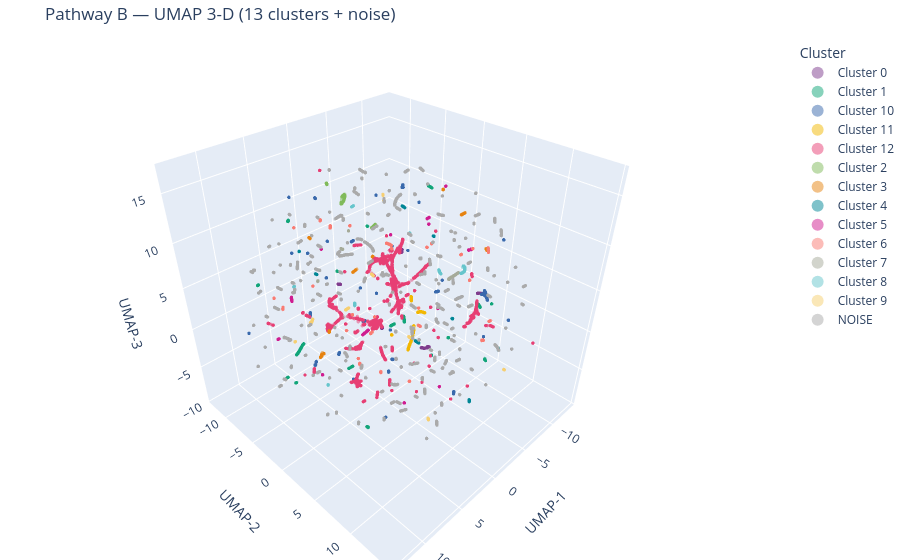
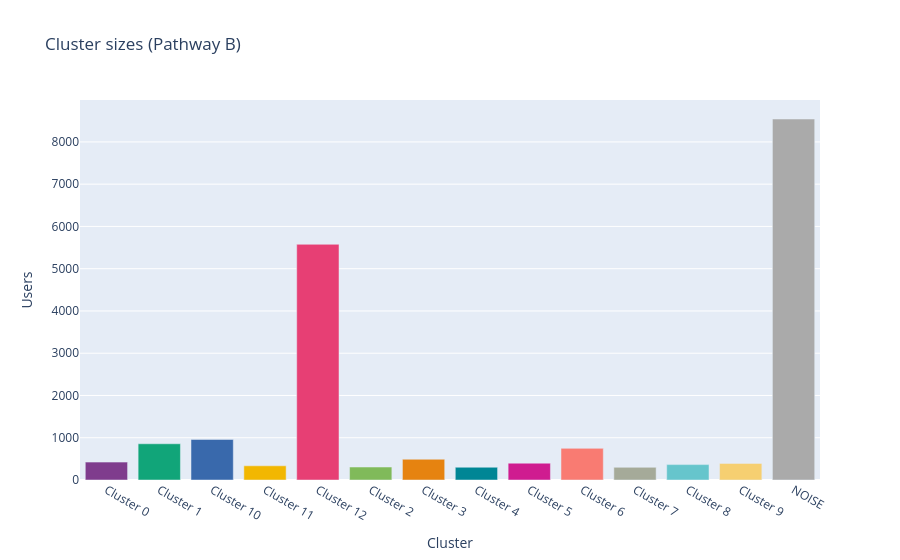

Notebook code for these charts, in order:
### Code cell
# 3-D UMAP visualisation of Pathway B clusters.
# Reduces the 15-D clustering embedding to 3 dimensions for scatter plotting.
import umap, numpy as np, pandas as pd
import plotly.express as px

print("Running 3-D UMAP for visualisation ...")
reducer_viz3 = umap.UMAP(
    n_neighbors=UMAP_N_NEIGHBORS,
    min_dist=0.1,
    n_components=3,
    metric=UMAP_METRIC,
    random_state=UMAP_RANDOM_STATE,
    low_memory=True,
    verbose=False,
)
X_umap3 = reducer_viz3.fit_transform(X_umap_cluster)

viz_df = pd.DataFrame({
    "x": X_umap3[:, 0],
    "y": X_umap3[:, 1],
    "z": X_umap3[:, 2],
    "cluster": pb_labels.astype(str),
    "is_noise": pb_labels == -1,
})
# Label noise distinctly so it stands out in the legend.
viz_df["cluster_label"] = viz_df["cluster"].apply(
    lambda c: "NOISE" if c == "-1" else f"Cluster {c}"
)

# Colour map: noise is grey, real clusters get distinct colours.
unique_labels = sorted(viz_df["cluster_label"].unique(), key=lambda x: (x == "NOISE", x))
color_map = {}
palette = px.colors.qualitative.Bold + px.colors.qualitative.Pastel
ci = 0
for lbl in unique_labels:
    if lbl == "NOISE":
        color_map[lbl] = "#aaaaaa"
    else:
        color_map[lbl] = palette[ci % len(palette)]
        ci += 1

fig = px.scatter_3d(
    viz_df, x="x", y="y", z="z",
    color="cluster_label",
    color_discrete_map=color_map,
    opacity=0.5,
    size_max=3,
    title=f"Pathway B — UMAP 3-D ({pb_k} clusters + noise)",
    labels={"x": "UMAP-1", "y": "UMAP-2", "z": "UMAP-3", "cluster_label": "Cluster"},
    category_orders={"cluster_label": unique_labels},
)
fig.update_traces(marker=dict(size=2))
fig.update_layout(legend=dict(itemsizing="constant"), margin=dict(l=0, r=0, t=40, b=0))
fig.show()

# Cluster size bar chart.
size_df = (
    viz_df.groupby("cluster_label", observed=True)
    .size().reset_index(name="n_users")
    .sort_values("n_users", ascending=False)
)
fig2 = px.bar(
    size_df, x="cluster_label", y="n_users",
    color="cluster_label",
    color_discrete_map=color_map,
    title="Cluster sizes (Pathway B)",
    labels={"cluster_label": "Cluster", "n_users": "Users"},
    category_orders={"cluster_label": unique_labels},
)
fig2.update_layout(showlegend=False)
fig2.show()

### Figure 1 — Plotly figure (JSON) as saved in the notebook; plotly's stock layout.template omitted (floating-point values rounded to 4 significant figures; data arrays with more than 128 entries replaced by an {"elided": "..."} marker saying what was removed)
{"data": [{"hovertemplate": "Cluster=Cluster 0<br>UMAP-1=%{x}<br>UMAP-2=%{y}<br>UMAP-3=%{z}<extra></extra>", "legendgroup": "Cluster 0", "marker": {"color": "rgb(127, 60, 141)", "opacity": 0.5, "size": 2, "symbol": "circle"}, "mode": "markers", "name": "Cluster 0", "scene": "scene", "showlegend": true, "type": "scatter3d", "x": {"elided": "423 float values"}, "y": {"elided": "423 float values"}, "z": {"elided": "423 float values"}}, {"hovertemplate": "Cluster=Cluster 1<br>UMAP-1=%{x}<br>UMAP-2=%{y}<br>UMAP-3=%{z}<extra></extra>", "legendgroup": "Cluster 1", "marker": {"color": "rgb(17, 165, 121)", "opacity": 0.5, "size": 2, "symbol": "circle"}, "mode": "markers", "name": "Cluster 1", "scene": "scene", "showlegend": true, "type": "scatter3d", "x": {"elided": "857 float values"}, "y": {"elided": "857 float values"}, "z": {"elided": "857 float values"}}, {"hovertemplate": "Cluster=Cluster 10<br>UMAP-1=%{x}<br>UMAP-2=%{y}<br>UMAP-3=%{z}<extra></extra>", "legendgroup": "Cluster 10", "marker": {"color": "rgb(57, 105, 172)", "opacity": 0.5, "size": 2, "symbol": "circle"}, "mode": "markers", "name": "Cluster 10", "scene": "scene", "showlegend": true, "type": "scatter3d", "x": {"elided": "959 float values"}, "y": {"elided": "959 float values"}, "z": {"elided": "959 float values"}}, {"hovertemplate": "Cluster=Cluster 11<br>UMAP-1=%{x}<br>UMAP-2=%{y}<br>UMAP-3=%{z}<extra></extra>", "legendgroup": "Cluster 11", "marker": {"color": "rgb(242, 183, 1)", "opacity": 0.5, "size": 2, "symbol": "circle"}, "mode": "markers", "name": "Cluster 11", "scene": "scene", "showlegend": true, "type": "scatter3d", "x": {"elided": "336 float values"}, "y": {"elided": "336 float values"}, "z": {"elided": "336 float values"}}, {"hovertemplate": "Cluster=Cluster 12<br>UMAP-1=%{x}<br>UMAP-2=%{y}<br>UMAP-3=%{z}<extra></extra>", "legendgroup": "Cluster 12", "marker": {"color": "rgb(231, 63, 116)", "opacity": 0.5, "size": 2, "symbol": "circle"}, "mode": "markers", "name": "Cluster 12", "scene": "scene", "showlegend": true, "type": "scatter3d", "x": {"elided": "5577 float values"}, "y": {"elided": "5577 float values"}, "z": {"elided": "5577 float values"}}, {"hovertemplate": "Cluster=Cluster 2<br>UMAP-1=%{x}<br>UMAP-2=%{y}<br>UMAP-3=%{z}<extra></extra>", "legendgroup": "Cluster 2", "marker": {"color": "rgb(128, 186, 90)", "opacity": 0.5, "size": 2, "symbol": "circle"}, "mode": "markers", "name": "Cluster 2", "scene": "scene", "showlegend": true, "type": "scatter3d", "x": {"elided": "307 float values"}, "y": {"elided": "307 float values"}, "z": {"elided": "307 float values"}}, {"hovertemplate": "Cluster=Cluster 3<br>UMAP-1=%{x}<br>UMAP-2=%{y}<br>UMAP-3=%{z}<extra></extra>", "legendgroup": "Cluster 3", "marker": {"color": "rgb(230, 131, 16)", "opacity": 0.5, "size": 2, "symbol": "circle"}, "mode": "markers", "name": "Cluster 3", "scene": "scene", "showlegend": true, "type": "scatter3d", "x": {"elided": "491 float values"}, "y": {"elided": "491 float values"}, "z": {"elided": "491 float values"}}, {"hovertemplate": "Cluster=Cluster 4<br>UMAP-1=%{x}<br>UMAP-2=%{y}<br>UMAP-3=%{z}<extra></extra>", "legendgroup": "Cluster 4", "marker": {"color": "rgb(0, 134, 149)", "opacity": 0.5, "size": 2, "symbol": "circle"}, "mode": "markers", "name": "Cluster 4", "scene": "scene", "showlegend": true, "type": "scatter3d", "x": {"elided": "302 float values"}, "y": {"elided": "302 float values"}, "z": {"elided": "302 float values"}}, {"hovertemplate": "Cluster=Cluster 5<br>UMAP-1=%{x}<br>UMAP-2=%{y}<br>UMAP-3=%{z}<extra></extra>", "legendgroup": "Cluster 5", "marker": {"color": "rgb(207, 28, 144)", "opacity": 0.5, "size": 2, "symbol": "circle"}, "mode": "markers", "name": "Cluster 5", "scene": "scene", "showlegend": true, "type": "scatter3d", "x": {"elided": "398 float values"}, "y": {"elided": "398 float values"}, "z": {"elided": "398 float values"}}, {"hovertemplate": "Cluster=Cluster 6<br>UMAP-1=%{x}<br>UMAP-2=%{y}<br>UMAP-3=%{z}<extra></extra>", "legendgroup": "Cluster 6", "marker": {"color": "rgb(249, 123, 114)", "opacity": 0.5, "size": 2, "symbol": "circle"}, "mode": "markers", "name": "Cluster 6", "scene": "scene", "showlegend": true, "type": "scatter3d", "x": {"elided": "749 float values"}, "y": {"elided": "749 float values"}, "z": {"elided": "749 float values"}}, {"hovertemplate": "Cluster=Cluster 7<br>UMAP-1=%{x}<br>UMAP-2=%{y}<br>UMAP-3=%{z}<extra></extra>", "legendgroup": "Cluster 7", "marker": {"color": "rgb(165, 170, 153)", "opacity": 0.5, "size": 2, "symbol": "circle"}, "mode": "markers", "name": "Cluster 7", "scene": "scene", "showlegend": true, "type": "scatter3d", "x": {"elided": "300 float values"}, "y": {"elided": "300 float values"}, "z": {"elided": "300 float values"}}, {"hovertemplate": "Cluster=Cluster 8<br>UMAP-1=%{x}<br>UMAP-2=%{y}<br>UMAP-3=%{z}<extra></extra>", "legendgroup": "Cluster 8", "marker": {"color": "rgb(102, 197, 204)", "opacity": 0.5, "size": 2, "symbol": "circle"}, "mode": "markers", "name": "Cluster 8", "scene": "scene", "showlegend": true, "type": "scatter3d", "x": {"elided": "364 float values"}, "y": {"elided": "364 float values"}, "z": {"elided": "364 float values"}}, {"hovertemplate": "Cluster=Cluster 9<br>UMAP-1=%{x}<br>UMAP-2=%{y}<br>UMAP-3=%{z}<extra></extra>", "legendgroup": "Cluster 9", "marker": {"color": "rgb(246, 207, 113)", "opacity": 0.5, "size": 2, "symbol": "circle"}, "mode": "markers", "name": "Cluster 9", "scene": "scene", "showlegend": true, "type": "scatter3d", "x": {"elided": "393 float values"}, "y": {"elided": "393 float values"}, "z": {"elided": "393 float values"}}, {"hovertemplate": "Cluster=NOISE<br>UMAP-1=%{x}<br>UMAP-2=%{y}<br>UMAP-3=%{z}<extra></extra>", "legendgroup": "NOISE", "marker": {"color": "#aaaaaa", "opacity": 0.5, "size": 2, "symbol": "circle"}, "mode": "markers", "name": "NOISE", "scene": "scene", "showlegend": true, "type": "scatter3d", "x": {"elided": "8542 float values"}, "y": {"elided": "8542 float values"}, "z": {"elided": "8542 float values"}}], "layout": {"legend": {"itemsizing": "constant", "title": {"text": "Cluster"}, "tracegroupgap": 0}, "margin": {"b": 0, "l": 0, "r": 0, "t": 40}, "scene": {"domain": {"x": [0, 1], "y": [0, 1]}, "xaxis": {"title": {"text": "UMAP-1"}}, "yaxis": {"title": {"text": "UMAP-2"}}, "zaxis": {"title": {"text": "UMAP-3"}}}, "title": {"text": "Pathway B — UMAP 3-D (13 clusters + noise)"}}}

### Figure 2 — Plotly figure (JSON) as saved in the notebook; plotly's stock layout.template omitted (floating-point values rounded to 4 significant figures)
{"data": [{"hovertemplate": "Cluster=%{x}<br>Users=%{y}<extra></extra>", "legendgroup": "Cluster 0", "marker": {"color": "rgb(127, 60, 141)", "pattern": {"shape": ""}}, "name": "Cluster 0", "orientation": "v", "showlegend": true, "textposition": "auto", "type": "bar", "x": ["Cluster 0"], "xaxis": "x", "y": [423], "yaxis": "y"}, {"hovertemplate": "Cluster=%{x}<br>Users=%{y}<extra></extra>", "legendgroup": "Cluster 1", "marker": {"color": "rgb(17, 165, 121)", "pattern": {"shape": ""}}, "name": "Cluster 1", "orientation": "v", "showlegend": true, "textposition": "auto", "type": "bar", "x": ["Cluster 1"], "xaxis": "x", "y": [857], "yaxis": "y"}, {"hovertemplate": "Cluster=%{x}<br>Users=%{y}<extra></extra>", "legendgroup": "Cluster 10", "marker": {"color": "rgb(57, 105, 172)", "pattern": {"shape": ""}}, "name": "Cluster 10", "orientation": "v", "showlegend": true, "textposition": "auto", "type": "bar", "x": ["Cluster 10"], "xaxis": "x", "y": [959], "yaxis": "y"}, {"hovertemplate": "Cluster=%{x}<br>Users=%{y}<extra></extra>", "legendgroup": "Cluster 11", "marker": {"color": "rgb(242, 183, 1)", "pattern": {"shape": ""}}, "name": "Cluster 11", "orientation": "v", "showlegend": true, "textposition": "auto", "type": "bar", "x": ["Cluster 11"], "xaxis": "x", "y": [336], "yaxis": "y"}, {"hovertemplate": "Cluster=%{x}<br>Users=%{y}<extra></extra>", "legendgroup": "Cluster 12", "marker": {"color": "rgb(231, 63, 116)", "pattern": {"shape": ""}}, "name": "Cluster 12", "orientation": "v", "showlegend": true, "textposition": "auto", "type": "bar", "x": ["Cluster 12"], "xaxis": "x", "y": [5577], "yaxis": "y"}, {"hovertemplate": "Cluster=%{x}<br>Users=%{y}<extra></extra>", "legendgroup": "Cluster 2", "marker": {"color": "rgb(128, 186, 90)", "pattern": {"shape": ""}}, "name": "Cluster 2", "orientation": "v", "showlegend": true, "textposition": "auto", "type": "bar", "x": ["Cluster 2"], "xaxis": "x", "y": [307], "yaxis": "y"}, {"hovertemplate": "Cluster=%{x}<br>Users=%{y}<extra></extra>", "legendgroup": "Cluster 3", "marker": {"color": "rgb(230, 131, 16)", "pattern": {"shape": ""}}, "name": "Cluster 3", "orientation": "v", "showlegend": true, "textposition": "auto", "type": "bar", "x": ["Cluster 3"], "xaxis": "x", "y": [491], "yaxis": "y"}, {"hovertemplate": "Cluster=%{x}<br>Users=%{y}<extra></extra>", "legendgroup": "Cluster 4", "marker": {"color": "rgb(0, 134, 149)", "pattern": {"shape": ""}}, "name": "Cluster 4", "orientation": "v", "showlegend": true, "textposition": "auto", "type": "bar", "x": ["Cluster 4"], "xaxis": "x", "y": [302], "yaxis": "y"}, {"hovertemplate": "Cluster=%{x}<br>Users=%{y}<extra></extra>", "legendgroup": "Cluster 5", "marker": {"color": "rgb(207, 28, 144)", "pattern": {"shape": ""}}, "name": "Cluster 5", "orientation": "v", "showlegend": true, "textposition": "auto", "type": "bar", "x": ["Cluster 5"], "xaxis": "x", "y": [398], "yaxis": "y"}, {"hovertemplate": "Cluster=%{x}<br>Users=%{y}<extra></extra>", "legendgroup": "Cluster 6", "marker": {"color": "rgb(249, 123, 114)", "pattern": {"shape": ""}}, "name": "Cluster 6", "orientation": "v", "showlegend": true, "textposition": "auto", "type": "bar", "x": ["Cluster 6"], "xaxis": "x", "y": [749], "yaxis": "y"}, {"hovertemplate": "Cluster=%{x}<br>Users=%{y}<extra></extra>", "legendgroup": "Cluster 7", "marker": {"color": "rgb(165, 170, 153)", "pattern": {"shape": ""}}, "name": "Cluster 7", "orientation": "v", "showlegend": true, "textposition": "auto", "type": "bar", "x": ["Cluster 7"], "xaxis": "x", "y": [300], "yaxis": "y"}, {"hovertemplate": "Cluster=%{x}<br>Users=%{y}<extra></extra>", "legendgroup": "Cluster 8", "marker": {"color": "rgb(102, 197, 204)", "pattern": {"shape": ""}}, "name": "Cluster 8", "orientation": "v", "showlegend": true, "textposition": "auto", "type": "bar", "x": ["Cluster 8"], "xaxis": "x", "y": [364], "yaxis": "y"}, {"hovertemplate": "Cluster=%{x}<br>Users=%{y}<extra></extra>", "legendgroup": "Cluster 9", "marker": {"color": "rgb(246, 207, 113)", "pattern": {"shape": ""}}, "name": "Cluster 9", "orientation": "v", "showlegend": true, "textposition": "auto", "type": "bar", "x": ["Cluster 9"], "xaxis": "x", "y": [393], "yaxis": "y"}, {"hovertemplate": "Cluster=%{x}<br>Users=%{y}<extra></extra>", "legendgroup": "NOISE", "marker": {"color": "#aaaaaa", "pattern": {"shape": ""}}, "name": "NOISE", "orientation": "v", "showlegend": true, "textposition": "auto", "type": "bar", "x": ["NOISE"], "xaxis": "x", "y": [8542], "yaxis": "y"}], "layout": {"barmode": "relative", "legend": {"title": {"text": "Cluster"}, "tracegroupgap": 0}, "showlegend": false, "title": {"text": "Cluster sizes (Pathway B)"}, "xaxis": {"anchor": "y", "categoryarray": ["Cluster 0", "Cluster 1", "Cluster 10", "Cluster 11", "Cluster 12", "Cluster 2", "Cluster 3", "Cluster 4", "Cluster 5", "Cluster 6", "Cluster 7", "Cluster 8", "Cluster 9", "NOISE"], "categoryorder": "array", "domain": [0, 1], "title": {"text": "Cluster"}}, "yaxis": {"anchor": "x", "domain": [0, 1], "title": {"text": "Users"}}}}
